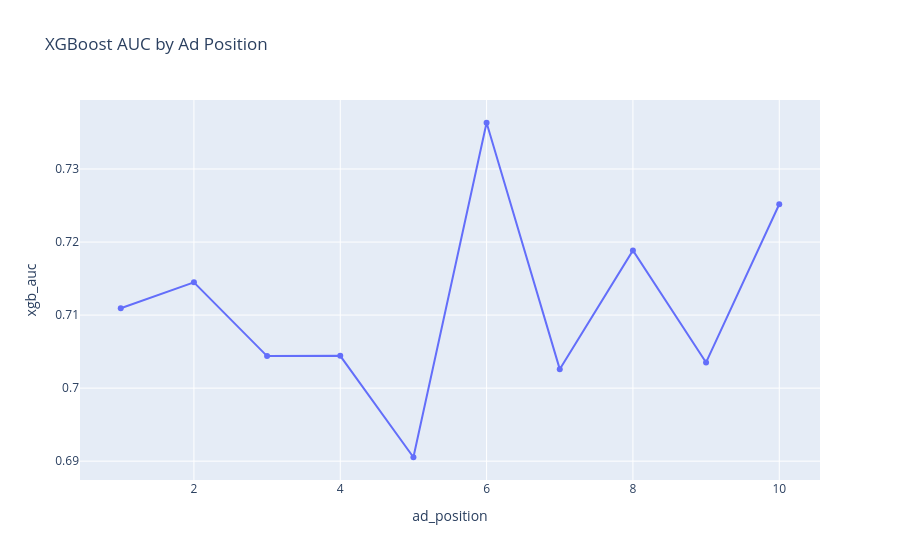

Notebook source saved alongside this figure:
### Markdown cell above
## 5) Error Analysis

- AUC by cuisine bucket (top-5 cuisines vs long-tail)
- AUC by ad position

### Code cell
test_eval = X_test.copy()
test_eval["y_true"] = y_test.values
test_eval["lr_proba"] = lr_proba_test
test_eval["xgb_proba"] = xgb_proba_test

# Top-5 cuisines defined from train frequency.
top5_cuisines = X_train["restaurant_cuisine"].value_counts().head(5).index
test_eval["cuisine_bucket"] = np.where(
    test_eval["restaurant_cuisine"].isin(top5_cuisines),
    "top_5",
    "long_tail",
)

def safe_auc(y_true_local, y_score_local):
    if len(np.unique(y_true_local)) < 2:
        return np.nan
    return roc_auc_score(y_true_local, y_score_local)

auc_by_bucket = (
    test_eval.groupby("cuisine_bucket")
    .apply(lambda g: safe_auc(g["y_true"], g["xgb_proba"]))
    .rename("xgb_auc")
    .reset_index()
)

display(Markdown("### XGBoost AUC by cuisine bucket"))
display(auc_by_bucket)

auc_by_position = (
    test_eval.groupby("ad_position")
    .apply(lambda g: safe_auc(g["y_true"], g["xgb_proba"]))
    .rename("xgb_auc")
    .reset_index()
    .sort_values("ad_position")
)

fig_auc_pos = px.line(
    auc_by_position,
    x="ad_position",
    y="xgb_auc",
    markers=True,
    title="XGBoost AUC by Ad Position",
)
fig_auc_pos.show()

### Figure 1 — Plotly figure (JSON) as saved in the notebook; plotly's stock layout.template omitted (floating-point values rounded to 4 significant figures)
{"data": [{"hovertemplate": "ad_position=%{x}<br>xgb_auc=%{y}<extra></extra>", "legendgroup": "", "line": {"color": "#636efa", "dash": "solid"}, "marker": {"symbol": "circle"}, "mode": "lines+markers", "name": "", "orientation": "v", "showlegend": false, "type": "scatter", "x": [1, 2, 3, 4, 5, 6, 7, 8, 9, 10], "xaxis": "x", "y": [0.7109, 0.7145, 0.7044, 0.7044, 0.6905, 0.7363, 0.7026, 0.7188, 0.7035, 0.7252], "yaxis": "y"}], "layout": {"legend": {"tracegroupgap": 0}, "title": {"text": "XGBoost AUC by Ad Position"}, "xaxis": {"anchor": "y", "domain": [0, 1], "title": {"text": "ad_position"}}, "yaxis": {"anchor": "x", "domain": [0, 1], "title": {"text": "xgb_auc"}}}}
